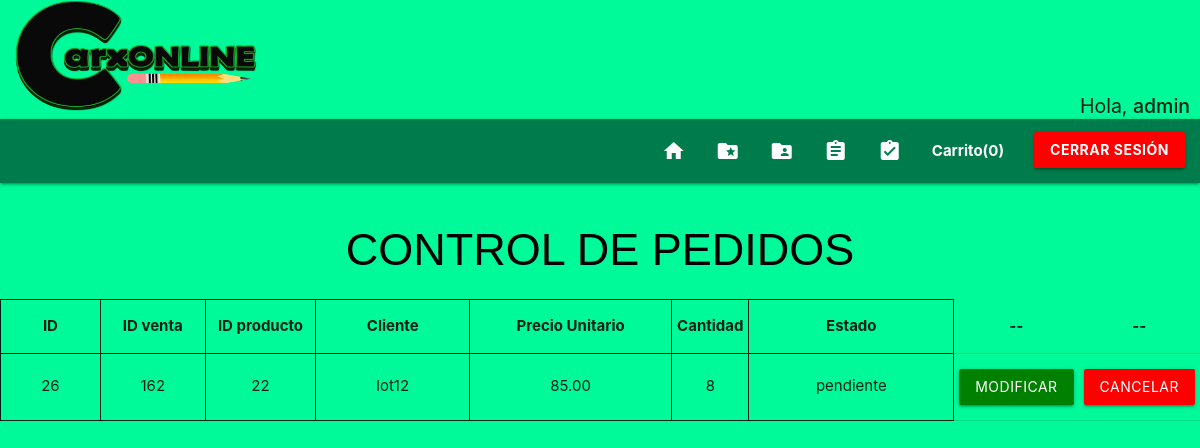
/modpedidosadm.php (signed in), run on the app's committed database.
### tables this page shows
CREATE TABLE `detalle_ventas` (
  `id_dv` int(11) NOT NULL,
  `idventa` int(11) NOT NULL,
  `idprod` int(11) NOT NULL,
  `usr` varchar(50) NOT NULL,
  `prc_unitario` decimal(20,2) NOT NULL,
  `cant` int(11) NOT NULL,
  `status` varchar(50) NOT NULL,
  `id_usr` int(11) NOT NULL
);

### modpedidosadm.php (the view, shortened to what this page needs)
<?php
include 'menu.php';
include 'conexion.php';
$resultado1 = mysqli_query($conexion, "SELECT * FROM usr WHERE usuario = '".$_SESSION["usuario"]."' LIMIT 1");
$datos = $resultado1->fetch_assoc();
if ($_SESSION['usuario'] && $datos['rol'] == 1) {
?>
<center><h1 style="font-size: 300%;">CONTROL DE PEDIDOS</h1></center>
<center>
<table class="responsive-table">
	<thead style="text-align: center;">
		<tr>
			<th width='10%' style="text-align: center; border: 1px solid;">ID</th>
			<th width='10%' style="text-align: center; border: 1px solid;">ID venta</th>
			<th width='10%' style="text-align: center; border: 1px solid;">ID producto</th>
			<th width='15%' style="text-align: center; border: 1px solid;">Cliente</th>
			<th width='20%' style="text-align: center; border: 1px solid;">Precio Unitario</th>
			<th width='5%' style="text-align: center; border: 1px solid;">Cantidad</th>
			<th width='20%' style="text-align: center; border: 1px solid;">Estado</th>
			<th width='10%' style="text-align: center;">--</th>
			<th width='10%' style="text-align: center;">--</th>
		</tr>
	</thead>
<?php
include 'conexion.php';
$consulta = "SELECT * FROM detalle_ventas";
$resultado = mysqli_query($conexion, $consulta);
if($resultado){
	while ($filas = mysqli_fetch_assoc($resultado)) {
		echo "<tr>";
			echo "<td width='10%' style='text-align: center; border: 1px solid;'>"; echo $filas["id_dv"]; echo "</td>";
			echo "<td width='10%' style='text-align: center; border: 1px solid;'>"; echo $filas["idventa"]; echo "</td>";
			echo "<td width='10%' style='text-align: center; border: 1px solid;'>"; echo $filas["idprod"]; echo "</td>";
			echo "<td width='15%' style='text-align: center; border: 1px solid;'>"; echo $filas["usr"]; echo "</td>";
			echo "<td width='20%' style='text-align: center; border: 1px solid;'>"; echo $filas["prc_unitario"]; echo "</td>";
			echo "<td width='5%' style='text-align: center; border: 1px solid;'>"; echo $filas["cant"]; echo "</td>";
			echo "<td width='20%' style='text-align: center; border: 1px solid;'>"; echo $filas["status"]; echo "</td>";
			echo "<td width='20%' style='text-align: center;'> <a href='mod_pedidos.php?id=".$filas['id_dv']."'><button type='button' class='btn btn success' style='background: green;'>Modificar</button></a> </td>";
			echo "<td width='20%' style='text-align: center;'> <a href='delpedido.php?id=".$filas['id_dv']."'><button type='button' class='btn btn error' style='background: red;'>Cancelar</button></a> </td>";
		echo "</tr>";
    }
}
?>
</center>
</body>
</html>
<?php }else{ header('location:index.php'); }?>

### css/Estilos.css (style rules this page uses)
* { margin: 0; padding: 0; -webkit-box-sizing: border-box; -moz-box-sizing: border-box; box-sizing: border-box; }
body { background:#00FA9A; }
h1 { font-family: sans-serif; font-size: 400%; color: black; height: bold; }

### data on the page
detalle_ventas: id_dv "26", idventa "162", idprod "22", usr "lot12", prc_unitario "85.00", cant "8", status "pendiente"

### other printed values
$_SESSION['usuario'] "admin"
